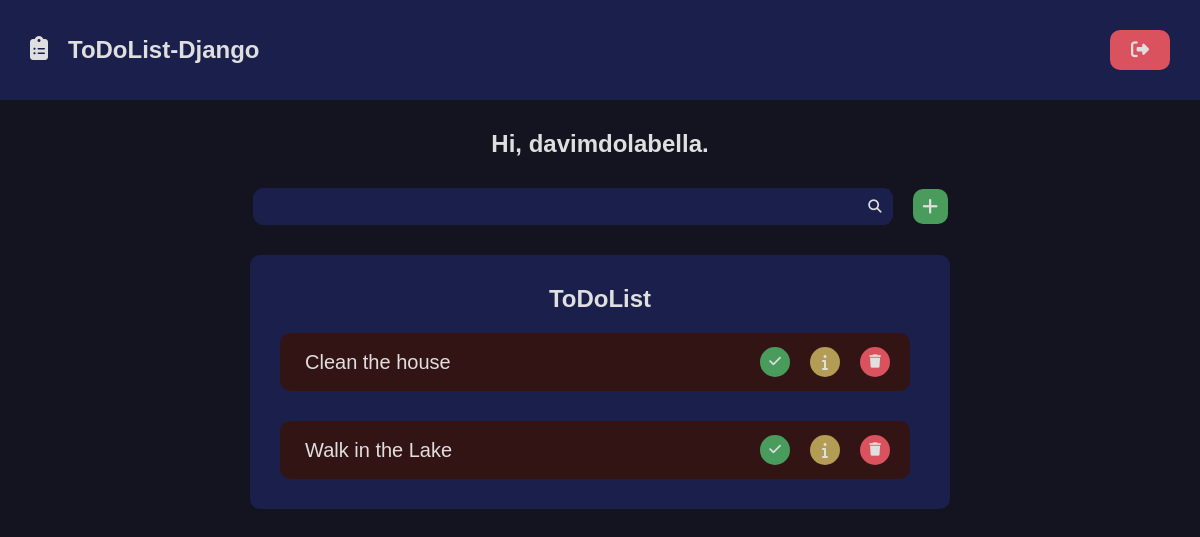
Before: / (signed in) with the older database file.
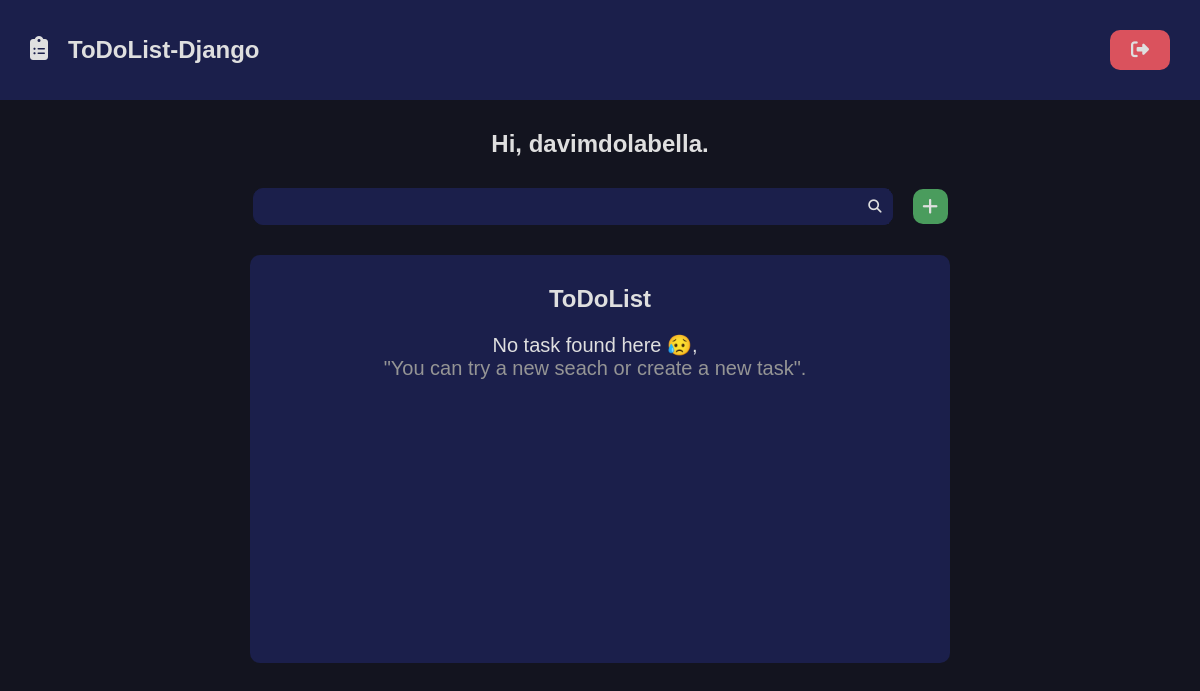
After: the same page with the newer database file.
### todolist/models.py (models this page shows, shortened)
class Task(models.Model):
    title = models.CharField(max_length=35)
    description = models.TextField(max_length=500)
    checked = models.BooleanField(default=False)
    deadline = models.DateField()
    created_at = models.DateTimeField(auto_now_add=True)
    updated_at=models.DateTimeField(auto_now=True)
    author = models.ForeignKey(
        User, on_delete=models.SET_NULL, null=True
    )
    @property
    def is_past_deadline(self):
        return datetime.date.today() > self.deadline

### todolist/views.py (the view)
# urls.py: path('', views.home, name='home'),
@login_required(login_url='users:login', redirect_field_name='next')
def home(request):
    tasks = Task.objects.filter(
            author=request.user
        ).order_by('-id')
    return render(request, 'todolist/pages/home.html', {
        'tasks':tasks,
    })

### todolist/templates/todolist/pages/home.html
{% extends "global/base.html" %}
{% block content %}
    <div class="main container">
        {% if not is_detail_page %}
            <h1 class="main_menssage">Hi, {{ request.user.username }}.</h1>
        {% endif %}
        {% include "todolist/partials/todolist.html" %}
    </div>
{% endblock content %}

### base_templates/global/base.html (shortened to what this page needs)
<!DOCTYPE html>
<html lang="pt-br" >
{% include "global/partials/head.html" %}
<body>
    {% include "global/partials/header.html" %}
    <main class="main-container">
        {% block content %}{% endblock content %}
    </main>
</body>
</html>

### base_templates/global/partials/head.html (shortened to what this page needs)
{% load static %}
<head>
    <link rel="stylesheet" href="https://cdnjs.cloudflare.com/ajax/libs/font-awesome/6.7.1/css/fontawesome.min.css" />
    <link rel="stylesheet" href="https://cdnjs.cloudflare.com/ajax/libs/font-awesome/6.7.1/css/brands.min.css" />
    <link rel="stylesheet" href="https://cdnjs.cloudflare.com/ajax/libs/font-awesome/6.7.1/css/solid.min.css" />
    <link rel="stylesheet" href=" {% static "global/css/style.css" %}">
</head>

### base_templates/global/partials/header.html (shortened to what this page needs)
<header class="header-container">
    {% if request.user.username %}
    <div class="header container">
        <h2>
            <a href="{% url 'todolist:home' %}" class="logo">
                <i class="fa-solid fa-clipboard-list logo-icon"></i>
                <span class="logo-text">ToDoList-Django</span>
            </a>
        </h2>
        <form class="inline-form" method="POST" action="{% url 'users:logout' %}">
            <button type="submit" class="logout-button button" title="logout"><i class="fa-solid fa-right-from-bracket"></i></button>
        </form>
    {% endif %}
    </div>
</header>

### base_templates/global/partials/messages.html (shortened to what this page needs)
{% load static %}

### todolist/templates/todolist/partials/todolist.html (shortened to what this page needs)
{% load static %}
{% if is_detail_page %}
<div class="todolist-container">
    {% if task.is_past_deadline %}
    <div class="todolist container border detail is-past-deadline">
    {% else %}
    <div class="todolist container border detail">
    {% endif %}
        <h2>{{task.title}}</h2>
        <div class="list-itens detail">
            {% include "todolist/partials/list_item.html" %}
        </div>
    </div>
</div>
{% else %}
    <div class="todolist-header-container">
        {% include "todolist/partials/search.html" %}
    </div>
    <div class="todolist-container">
        <div class="todolist container border">
            <h2>ToDoList</h2>
            <div class="list-itens">
                {% if tasks %}
                    {% for task in tasks %}
                        {% include "todolist/partials/list_item.html" %}
                    {% endfor %}
                {% else %}
                    <p>
                        No task found here 😥, <br>
                    <span> "You can try a new seach or create a new task".</span>
                    </p>
                {% endif %}
            </div>
        </div>
    </div>
{% endif %}

### todolist/templates/todolist/partials/search.html
<div class="container">
    {% if is_search_page %}
    <form action="{% url 'todolist:search' %}" method="GET" class="search-form focus">
    {% else %}
    <form action="{% url 'todolist:search' %}" method="GET" class="search-form">
    {% endif %}
        <input type="search" class="search-input border" name="q" value="{{ search_term }}" required>
        <button type="submit" class="search-button border"><i class="fa-solid fa-search "></i></button>
    </form>
    <div class="create-new-item-button ">
        <a href="{% url 'todolist:register_task' %}" class="create-new-item-button-link button" title="create-new-item"><i class="fa-solid fa-plus"></i></a>
    </div>
</div>

### todolist/templates/todolist/partials/list_item.html (shortened to what this page needs)
{% if is_detail_page %}
    <div class="list-item-actions" style="margin-top:1rem;">
        <div class="list-item-action-button">
            <a href="{% url 'todolist:edit_task' task.pk %}" class="list-item-action-button two" title="edit-item"><i class="fa-solid fa-pencil"></i></a>
        </div>
        <form class="list-item-action-button" action="{% url 'todolist:delete_item' task.pk %}" method="POST">
            {% csrf_token %}
            <button class="list-item-action-button three " title="delete-item"><i class="fa-solid fa-trash"></i></button>
        </form>
    </div>
    <div class="detail list-item border">
        <div class="detail list-item-content">
            {% if task.checked %}
            <p class="detail list-item-text">Status: <span>Done</span></p>
            {% else %}
            <p class="detail list-item-text">Status: <span>Not done</span></p>
            {% endif %}
        </div>
    </div>
    <div class="detail list-item border">
        <div class="detail list-item-content">
            {% if task.is_past_deadline%}
            <p class="detail list-item-text">Deadline Status: <span>Past</span></p>
            {% else %}
            <p class="detail list-item-text">Deadline Status: <span>Not past</span></p>
            {% endif %}
        </div>
    </div>
    <div class="detail list-item border">
        <div class="detail list-item-content">
            <p class="detail list-item-text">Name: <span>{{ task.title }} </span></p>
        </div>
    </div>
    <div class="detail list-item border">
        <div class="detail list-item-content">
            <p class="detail list-item-text">Description: <span>{{ task.description }} </span></p>
        </div>
    </div>
    <div class="detail list-item border">
        <div class="detail list-item-content">
            <p class="detail list-item-text time">Deadline: <span>{{ task.deadline }} </span></p>
        </div>
    </div>
    <div class="detail list-item border">
        <div class="detail list-item-content">
            <p class="detail list-item-text time">Author: <span>{{ task.author.username }} </span></p>
        </div>
    </div>
{% else %}
    {% if task.is_past_deadline %}
        {% if task.checked %}
        <div class="list-item border checked is-past-deadline">
        {% else %}
        <div class="list-item border is-past-deadline">
        {% endif %}
    {% else %}
        {% if task.checked %}
        <div class="list-item border checked">
        {% else %}
        <div class="list-item border">
        {% endif %}
    {% endif %}
        <div class="list-item-content">
            <p class="list-item-text">
                {{ task.title }}
            </p>
        </div>
        <div class="list-item-actions">
            <div class="list-item-action-button">
                <button class="list-item-action-button one" title="check-item" task-id="{{ task.pk }}" csrf-token="{{ csrf_token }}"><i class="fa-solid fa-check"></i></button>
            </div>
            <div class="list-item-action-button">
                <a href="{% url 'todolist:detail' task.pk %}" class="list-item-action-button two" title="details"><i class="fa-solid fa-info"></i></a>
            </div>
            <form class="list-item-action-button" action="{% url 'todolist:delete_item' task.pk %}" method="POST">
                <button class="list-item-action-button three " title="delete-item"><i class="fa-solid fa-trash"></i></button>
            </form>
        </div>
    </div>
{% endif %}

### base_static/global/css/style.css (style rules this page uses)
:root { --color-primary: #269fe6; --color-primary-hover: #2086c2; --color-primary-dark: #13141f; --color-primary-dark-header:#1b1f4b; --color-is-past-deadline-dark:#331414; --color-is-past-deadline:#3a1515; --color-primary-dark-hover: #212336; --color-primary-light: #d4ecfa; --color-primary-light-hover: #bdd8e7; --color-white: #dfdfdf; --color-black: #000; --color-dark-text: #444; --color-info-light: #cce5ff; --color-debug-light: #cce5ff; --color-success-light: #d4edda; --color-alert-light: #fff3cd; --color-warning-light: #fff3cd; --color-error-light: #f8d7da; --color-info-dark: #4d86c4; --color-debug-dark: #4d86c4; --color-success-dark: #4a9c5d; --color-alert-dark: #927f40; --color-warning-dark: #b39c53; --color-error-dark: #da525d; --color-gray-0: #f9f9f9; --color-gray-1: #e0e0e0; --color-gray-2: #c7c7c7; --color-gray-3: #aeaeae; --color-gray-4: #959595; --color-gray-5: #7d7d7d; --color-gray-6: #646464; --color-gray-7: #4b4b4b; --color-gray-8: #323232; --color-gray-9: #191919; --search-focus-color:#E8F0FE; --font-primary: sans-serif; --font-headings: sans-serif; --spacing-gutter-small: 2rem; --spacing-gutter-medium: 3rem; --spacing-gutter-large: 4rem; }
* { padding: 0; margin: 0; box-sizing: border-box; }
html { font-size: 62.5%; }
.border { border-radius: 1rem; }
body { font-size: 1.6rem; font-family: var(--font-primary); background-color: var(--color-primary-dark); }
h1,h2,h3,h4,h5,h6 { font-family: var(--font-headings); }
.container { max-width: 144rem; margin: 0 auto; padding: var(--spacing-gutter-medium); }
.header-container { background: var(--color-primary-dark-header); }
.header { display: flex; justify-content: space-between; align-items: center; }
.header .logo { color: var(--color-white); text-decoration: none; display: flex; flex-wrap: nowrap; gap: var(--spacing-gutter-small); font-size: 2.4rem; }
.button { cursor: pointer; font-size: 1.8rem; width: 6rem; height: 4rem; border-radius: 10px; transition: all .3s ease; }
.header form { display: flex; gap: var(--spacing-gutter-small); align-items: center; justify-content: center; }
.header form .logout-button { border: none; background-color: var(--color-error-dark); color: var(--color-white); position: relative; }
.todolist-header-container .container { display: flex; justify-content: center; align-items: center; gap: var(--spacing-gutter-small); }
.create-new-item-button-link { background:var(--color-success-dark); width: 3.5rem; height: 3.5rem; display: flex; justify-content: center; align-items: center; color: var(--color-white); text-decoration: none; }
.search-form { max-width: 64rem; width: 100%; border-radius: .4rem; position: relative; transition: all .3s ease-in-out; }
.search-input, .search-button { border: 1px solid var(--color-primary-dark-header); outline: none; padding: 1rem; transition: all .3s ease-in-out; background: var(--color-primary-dark-header); }
.search-input { width: 100%; padding-right: 4rem; padding-left: 1rem; }
.search-button { position: absolute; top: 0; right: 0; cursor: pointer; color: var(--color-white); z-index: 1; }
.search-button::before { content: ''; position: absolute; top: 0; left: -3px; width: 100%; height: 100%; background-color: var(--color-primary-dark-header); z-index: -1; }
.main { display: flex; flex-direction: column; flex-wrap: nowrap; justify-content: center; width: 100%; }
.main .main_menssage { text-align: center; color: var(--color-white); font-size: 2.4rem; }
.todolist { max-width: 70rem; width: 100%; max-height: 43rem; display: flex; flex-wrap: nowrap; flex-direction: column; gap: var(--spacing-gutter-small); justify-content: center; align-items: center; color: var(--color-white); background-color: var(--color-primary-dark-header); }
.todolist .list-itens { width: 100%; height: 100%; display: flex; flex-direction: column; align-items: center; gap: var(--spacing-gutter-medium); overflow-y: auto; padding-right: 1rem; }
.todolist .list-itens > p { font-size: 2rem; padding-bottom: 30rem; }
.list-itens > p { height: 100%; max-height: 30rem; text-align: center; }
.list-itens > p span { color: var(--color-gray-4); }

Changed rows visible on the page:
removed Task: title "Clean the house"
removed Task: title "Walk in the Lake"
Other visible differences:
text now shown: "No task found here 😥, \"You can try a new seach or create a new task\"."
